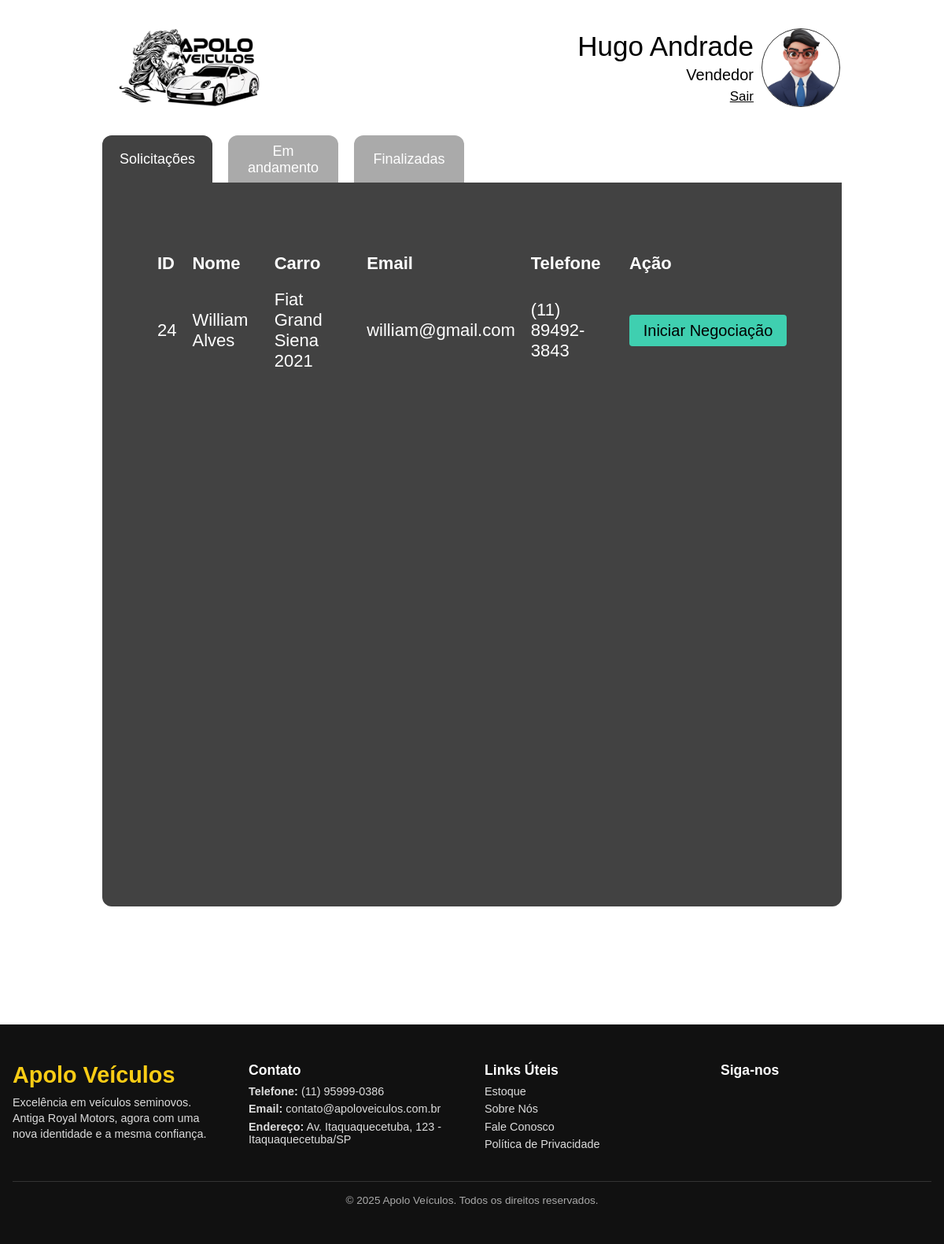
Page /pages/telaAdm.php (signed in) on the earlier database version.
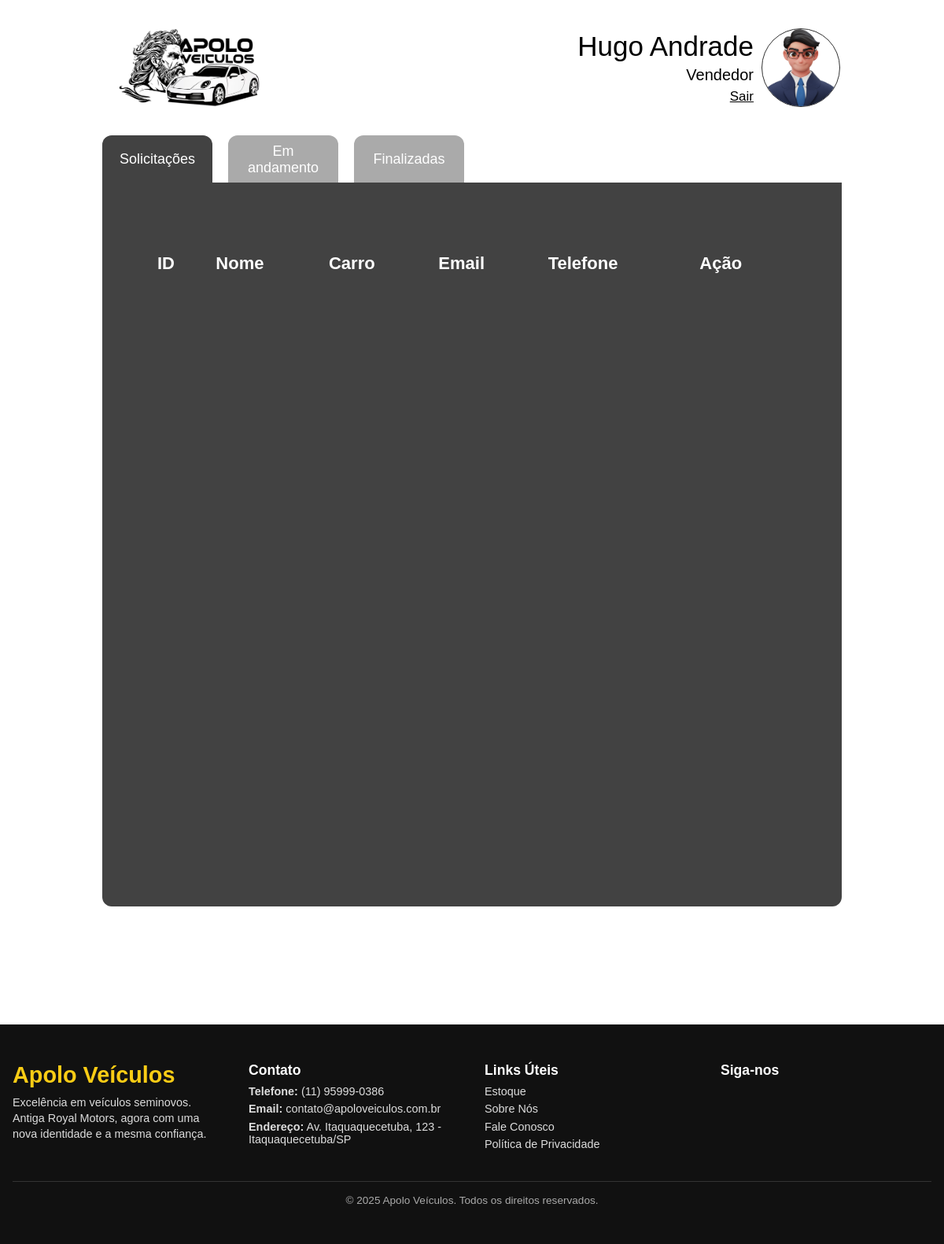
Same page on the later database version.
### tables this page shows
CREATE TABLE IF NOT EXISTS `negociacao` (
  `idNegoc` int NOT NULL AUTO_INCREMENT,
  `idCliente` int NOT NULL,
  `idCarro` int NOT NULL,
  `idVendedor` int DEFAULT NULL,
  `dtaSolic` date NOT NULL,
  `dtaInicioContato` date DEFAULT NULL,
  `dtaConclusao` date NOT NULL,
  `statusNegoc` varchar(20) NOT NULL,
  `valorVenda` int NOT NULL,
  PRIMARY KEY (`idNegoc`)
);

CREATE TABLE IF NOT EXISTS `cliente` (
  `idCliente` int NOT NULL AUTO_INCREMENT,
  `cpfCliente` varchar(15) NOT NULL,
  `nomeCliente` varchar(100) NOT NULL,
  `emailCliente` varchar(100) NOT NULL,
  `telefoneCliente` varchar(15) NOT NULL,
  PRIMARY KEY (`idCliente`)
);

CREATE TABLE IF NOT EXISTS `carros` (
  `idCarro` int NOT NULL AUTO_INCREMENT,
  `modeloCarro` varchar(50) NOT NULL,
  `marcaCarro` varchar(20) NOT NULL,
  `anoCarro` varchar(15) NOT NULL,
  `motorCarro` varchar(50) NOT NULL,
  `kmCarro` int NOT NULL,
  `valorCustoCarro` varchar(20) NOT NULL,
  `valorVendaCarro` varchar(20) NOT NULL,
  `corCarro` varchar(20) NOT NULL,
  `categoriaCarro` varchar(15) NOT NULL,
  `descCarro` mediumtext NOT NULL,
  `dtaCadastroCarro` date NOT NULL,
  `statusCarro` varchar(20) NOT NULL,
  `imgPrincipalCarro` varchar(50) NOT NULL,
  `imgCarro2` varchar(50) NOT NULL,
  `imgCarro3` varchar(50) NOT NULL,
  `imgCarro4` varchar(50) NOT NULL,
  PRIMARY KEY (`idCarro`)
);

### pages/componentes/dashboardVend.php (the view, shortened to what this page needs)
<?php
require('../db/connect.php');
?>
<div class="container">
    <div class="tabs">
        <button class="tab-button active" onclick="openTab(event, 'dashboard')">Solicitações</button>
        <button class="tab-button" onclick="openTab(event, 'carros')">Em andamento</button>
        <button class="tab-button" onclick="openTab(event, 'comercial')">Finalizadas</button>
    </div>
    <div id="dashboard" class="tab-content show">
        <div class="conteudo">
            <?php
                $solicitacoes = mysqli_query($con, "SELECT
                                                        negociacao.idNegoc,
                                                        negociacao.dtaSolic,
                                                        negociacao.statusNegoc,
                                                        cliente.nomeCliente,
                                                        cliente.emailCliente,
                                                        cliente.telefoneCliente,
                                                        carros.modeloCarro,
                                                        carros.anoCarro,
                                                        carros.marcaCarro
                                                    FROM
                                                        negociacao
                                                    INNER JOIN
                                                        cliente ON negociacao.idCliente = cliente.idCliente
                                                    INNER JOIN
                                                        carros ON negociacao.idCarro = carros.idCarro");
                echo "<table class='tabelaNegociacoes'>";
                echo "<thead>
                        <tr>
                            <th>ID</th>
                            <th>Nome</th>
                            <th>Carro</th>
                            <th>Email</th>
                            <th>Telefone</th>
                            <th>Ação</th>
                        </tr>
                      </thead>";
                echo "<tbody>";
                while($solicitacao = mysqli_fetch_array($solicitacoes)) {
                    echo "<tr>";
                    if ($solicitacao['statusNegoc'] === 'pendente') {
                            echo "<td>{$solicitacao['idNegoc']}</td>";
                            echo "<td>{$solicitacao['nomeCliente']}</td>";
                            echo "<td>{$solicitacao['marcaCarro']} {$solicitacao['modeloCarro']} {$solicitacao['anoCarro']}</td>";
                            echo "<td>{$solicitacao['emailCliente']}</td>";
                            echo "<td>{$solicitacao['telefoneCliente']}</td>";
                            echo "<td>";
                            echo "<form method='POST' class=btnInc>
                                    <input type='hidden' name='idNegoc' value='{$solicitacao['idNegoc']}'>
                                    <input type='submit' name='iniciar' value='Iniciar Negociação'>
                                </form>";
                            echo "</td>";
                    }
                    echo "</tr>";
                }
                echo "</tbody>";
                echo "</table>";
            ?>
        </div>
    </div>
</div>

### pages/telaAdm.php (shortened to what this page needs)
<!DOCTYPE html>
<html lang="en">
<head>
    <link rel="stylesheet" href="../styles/main.css">
</head>
<body>
    <?php
        include('componentes/navAdmVend.php');
        if(isset($_SESSION['idAdm'])){
            include('componentes/dashboardAdm.php');
        }else if(isset($_SESSION['idVendedor'])){
            include('componentes/dashboardVend.php');
        }
        include('componentes/footer.php')
    ?>
</body>
</html>

### pages/componentes/navAdmVend.php
<div class="navAdmVend">
    <img src="../images/logoApolo.png" alt="">
    <div class="dirNavAdm">
        <div class="nomeFuncao">
                <div><?php echo $_SESSION['nome'] ;?></div>
                <div>
                    <?php if(isset($_SESSION['idAdm'])){
                    echo "Administrador";
                }else if(isset($_SESSION['idVendedor'])){
                    echo "Vendedor";
                }?>
                </div>
                <p><a href="acts/logoff.php">Sair</a></p>
        </div>
        <img src="../images/icons/adm.png" alt="">
    </div>
</div>

### pages/componentes/footer.php (shortened to what this page needs)
<footer class="footer">
  <div class="footer__container">
    <div class="footer__section">
      <h2 class="footer__logo">Apolo Veículos</h2>
      <p class="footer__description">
        Excelência em veículos seminovos. Antiga Royal Motors, agora com uma nova identidade e a mesma confiança.
      </p>
    </div>
    <div class="footer__section">
      <h3>Contato</h3>
      <ul>
        <li><strong>Telefone:</strong> (11) 95999-0386</li>
        <li><strong>Email:</strong> contato@apoloveiculos.com.br</li>
        <li><strong>Endereço:</strong> Av. Itaquaquecetuba, 123 - Itaquaquecetuba/SP</li>
      </ul>
    </div>
    <div class="footer__section">
      <h3>Links Úteis</h3>
      <ul>
        <li><a href="/estoque">Estoque</a></li>
        <li><a href="/sobre">Sobre Nós</a></li>
        <li><a href="/contato">Fale Conosco</a></li>
        <li><a href="/termos">Política de Privacidade</a></li>
      </ul>
    </div>
    <div class="footer__section">
      <h3>Siga-nos</h3>
    </div>
  </div>
  <div class="footer__bottom">
    © 2025 Apolo Veículos. Todos os direitos reservados.
  </div>
</footer>

### styles/main.css (style rules this page uses)
* { margin: 0; padding: 0; font-family: sans-serif; }

### styles/inicialStyle/inicial.css (style rules this page uses)
body { overflow-x: hidden; }

### styles/navAdmVend/navAdmVend.css (style rules this page uses)
.navAdmVend { display: flex; justify-content: space-between; height: 100px; margin: 3% 11%; }
.navAdmVend .dirNavAdm { display: flex; }
.navAdmVend .dirNavAdm .nomeFuncao { display: flex; flex-direction: column; justify-content: space-around; align-items: end; margin-right: 10px; }
.navAdmVend .dirNavAdm .nomeFuncao :nth-child(1) { font-size: 35px; }
.navAdmVend .dirNavAdm .nomeFuncao :nth-child(2) { font-size: 20px; }
.navAdmVend .dirNavAdm .nomeFuncao :nth-child(3) a { font-size: 17px; color: black; }
.navAdmVend .dirNavAdm > img { max-height: 100px; border: solid 1px #313131; border-radius: 100%; }
.navAdmVend > img { max-height: 100px; }

### styles/dashboards/dashboardAdmVend.css (style rules this page uses)
.container { width: 80%; margin: auto; background: white; }
.tabs { display: flex; width: 50%; height: 60px; }
.tab-button { flex: 1; padding: 10px; color: white; border: none; background: none; cursor: pointer; border-top-left-radius: 12px; border-top-right-radius: 12px; margin: 0 10px; background: #aaaaaa; font-size: 18px; transition: 0.3s; }
.tab-button:hover, .active { background: rgb(66, 66, 66); color: white; }
.tab-content { display: none; margin: 0 10px; background: white; }
.show { display: block; }
.conteudo { background-color: rgb(66, 66, 66); padding: 60px; padding-top: 60px; color: white; border-bottom-right-radius: 12px; border-bottom-left-radius: 12px; height: 800px; overflow-y: scroll; }
.tabelaNegociacoes { width: 100%; border-collapse: collapse; font-family: sans-serif; margin-top: 20px; }
.tabelaNegociacoes th, .tabelaNegociacoes td { padding: 10px; font-size: 22px; text-align: left; }
.btnInc input { height: 40px; border: none; outline: none; cursor: pointer; background-color: #3fcfb0; transition: 0.3s; padding: 5px; width: 200px; border-radius: 4px; font-size: 20px; }

### styles/footer/footer.css (style rules this page uses)
.footer { background-color: #111; color: #ddd; padding: 3rem 1rem; font-family: "Segoe UI", sans-serif; margin-top: 150px; }
.footer__container { max-width: 1200px; margin: auto; display: grid; grid-template-columns: repeat(auto-fit, minmax(220px, 1fr)); gap: 2rem; }
.footer__logo { font-size: 1.8rem; color: #facc15; margin-bottom: 0.5rem; }
.footer__description { font-size: 0.9rem; line-height: 1.4; }
.footer__section h3 { font-size: 1.1rem; margin-bottom: 0.5rem; color: #fff; }
.footer__section ul { list-style: none; padding: 0; }
.footer__section ul li { margin-bottom: 0.4rem; font-size: 0.9rem; }
.footer__section ul li a { color: #ddd; text-decoration: none; }
.footer__bottom { text-align: center; margin-top: 2rem; padding-top: 1rem; border-top: 1px solid #333; font-size: 0.85rem; color: #aaa; }

Differences in the rows shown:
removed negociacao: idNegoc "24", idCliente.nomeCliente "William Alves", idCarro.marcaCarro "Fiat", idCarro.modeloCarro "Grand Siena", idCarro.anoCarro "2021", idCliente.emailCliente "william@gmail.com", idCliente.telefoneCliente "(11) 89492-3843"
